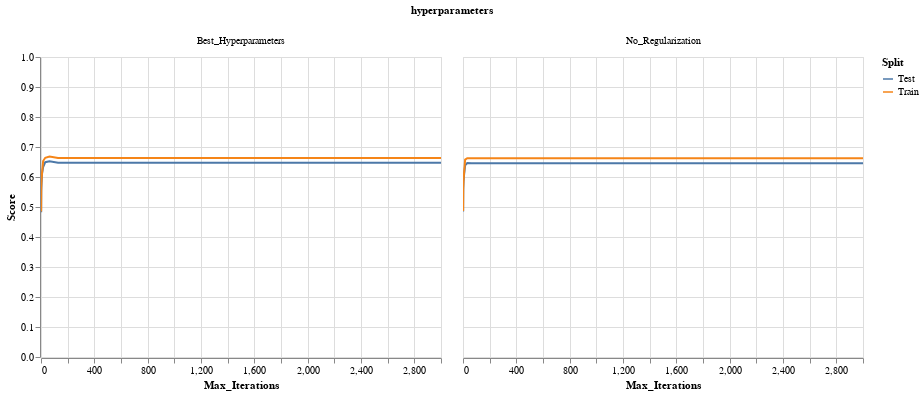

Notebook code cell kept with this figure:
### Markdown cell above
## Plot Overfitting curve

### Code cell
alt.Chart(get_overfitting_curve(df_dict, dataset='abalone', algorithm='ANN')).mark_line().encode(
    x=alt.X('param_MLP__max_iter:Q', axis=alt.Axis(title='Max_Iterations')),
    y=alt.Y('Score:Q', scale=alt.Scale(domain=[0.0, 1.0])),
    color='Split:N',
    column='hyperparameters'
).interactive()

### Figure 1 — Vega-Lite specification as saved in the notebook (floating-point values rounded to 4 significant figures)
{"$schema": "https://vega.github.io/schema/vega-lite/v2.6.0.json", "config": {"background": "white", "view": {"height": 300, "width": 400}}, "data": {"name": "data-5df09c6bb0b59692b4c90705f1c76bc8"}, "datasets": {"data-5df09c6bb0b59692b4c90705f1c76bc8": [{"Score": 0.4822, "Split": "Test", "algorithm": "ANN", "dataset": "abalone", "hyperparameters": "Best_Hyperparameters", "param_MLP__max_iter": 1}, {"Score": 0.5535, "Split": "Test", "algorithm": "ANN", "dataset": "abalone", "hyperparameters": "Best_Hyperparameters", "param_MLP__max_iter": 2}, {"Score": 0.5786, "Split": "Test", "algorithm": "ANN", "dataset": "abalone", "hyperparameters": "Best_Hyperparameters", "param_MLP__max_iter": 4}, {"Score": 0.6113, "Split": "Test", "algorithm": "ANN", "dataset": "abalone", "hyperparameters": "Best_Hyperparameters", "param_MLP__max_iter": 8}, {"Score": 0.6331, "Split": "Test", "algorithm": "ANN", "dataset": "abalone", "hyperparameters": "Best_Hyperparameters", "param_MLP__max_iter": 16}, {"Score": 0.6494, "Split": "Test", "algorithm": "ANN", "dataset": "abalone", "hyperparameters": "Best_Hyperparameters", "param_MLP__max_iter": 32}, {"Score": 0.6526, "Split": "Test", "algorithm": "ANN", "dataset": "abalone", "hyperparameters": "Best_Hyperparameters", "param_MLP__max_iter": 64}, {"Score": 0.6474, "Split": "Test", "algorithm": "ANN", "dataset": "abalone", "hyperparameters": "Best_Hyperparameters", "param_MLP__max_iter": 128}, {"Score": 0.6474, "Split": "Test", "algorithm": "ANN", "dataset": "abalone", "hyperparameters": "Best_Hyperparameters", "param_MLP__max_iter": 256}, {"Score": 0.6474, "Split": "Test", "algorithm": "ANN", "dataset": "abalone", "hyperparameters": "Best_Hyperparameters", "param_MLP__max_iter": 512}, {"Score": 0.6474, "Split": "Test", "algorithm": "ANN", "dataset": "abalone", "hyperparameters": "Best_Hyperparameters", "param_MLP__max_iter": 1024}, {"Score": 0.6474, "Split": "Test", "algorithm": "ANN", "dataset": "abalone", "hyperparameters": "Best_Hyperparameters", "param_MLP__max_iter": 2048}, {"Score": 0.6474, "Split": "Test", "algorithm": "ANN", "dataset": "abalone", "hyperparameters": "Best_Hyperparameters", "param_MLP__max_iter": 2100}, {"Score": 0.6474, "Split": "Test", "algorithm": "ANN", "dataset": "abalone", "hyperparameters": "Best_Hyperparameters", "param_MLP__max_iter": 2200}, {"Score": 0.6474, "Split": "Test", "algorithm": "ANN", "dataset": "abalone", "hyperparameters": "Best_Hyperparameters", "param_MLP__max_iter": 2300}, {"Score": 0.6474, "Split": "Test", "algorithm": "ANN", "dataset": "abalone", "hyperparameters": "Best_Hyperparameters", "param_MLP__max_iter": 2400}, {"Score": 0.6474, "Split": "Test", "algorithm": "ANN", "dataset": "abalone", "hyperparameters": "Best_Hyperparameters", "param_MLP__max_iter": 2500}, {"Score": 0.6474, "Split": "Test", "algorithm": "ANN", "dataset": "abalone", "hyperparameters": "Best_Hyperparameters", "param_MLP__max_iter": 2600}, {"Score": 0.6474, "Split": "Test", "algorithm": "ANN", "dataset": "abalone", "hyperparameters": "Best_Hyperparameters", "param_MLP__max_iter": 2700}, {"Score": 0.6474, "Split": "Test", "algorithm": "ANN", "dataset": "abalone", "hyperparameters": "Best_Hyperparameters", "param_MLP__max_iter": 2800}, {"Score": 0.6474, "Split": "Test", "algorithm": "ANN", "dataset": "abalone", "hyperparameters": "Best_Hyperparameters", "param_MLP__max_iter": 2900}, {"Score": 0.6474, "Split": "Test", "algorithm": "ANN", "dataset": "abalone", "hyperparameters": "Best_Hyperparameters", "param_MLP__max_iter": 3000}, {"Score": 0.4847, "Split": "Train", "algorithm": "ANN", "dataset": "abalone", "hyperparameters": "Best_Hyperparameters", "param_MLP__max_iter": 1}, {"Score": 0.5655, "Split": "Train", "algorithm": "ANN", "dataset": "abalone", "hyperparameters": "Best_Hyperparameters", "param_MLP__max_iter": 2}, {"Score": 0.589, "Split": "Train", "algorithm": "ANN", "dataset": "abalone", "hyperparameters": "Best_Hyperparameters", "param_MLP__max_iter": 4}, {"Score": 0.6143, "Split": "Train", "algorithm": "ANN", "dataset": "abalone", "hyperparameters": "Best_Hyperparameters", "param_MLP__max_iter": 8}, {"Score": 0.6532, "Split": "Train", "algorithm": "ANN", "dataset": "abalone", "hyperparameters": "Best_Hyperparameters", "param_MLP__max_iter": 16}, {"Score": 0.664, "Split": "Train", "algorithm": "ANN", "dataset": "abalone", "hyperparameters": "Best_Hyperparameters", "param_MLP__max_iter": 32}, {"Score": 0.6681, "Split": "Train", "algorithm": "ANN", "dataset": "abalone", "hyperparameters": "Best_Hyperparameters", "param_MLP__max_iter": 64}, {"Score": 0.6636, "Split": "Train", "algorithm": "ANN", "dataset": "abalone", "hyperparameters": "Best_Hyperparameters", "param_MLP__max_iter": 128}, {"Score": 0.6636, "Split": "Train", "algorithm": "ANN", "dataset": "abalone", "hyperparameters": "Best_Hyperparameters", "param_MLP__max_iter": 256}, {"Score": 0.6636, "Split": "Train", "algorithm": "ANN", "dataset": "abalone", "hyperparameters": "Best_Hyperparameters", "param_MLP__max_iter": 512}, {"Score": 0.6636, "Split": "Train", "algorithm": "ANN", "dataset": "abalone", "hyperparameters": "Best_Hyperparameters", "param_MLP__max_iter": 1024}, {"Score": 0.6636, "Split": "Train", "algorithm": "ANN", "dataset": "abalone", "hyperparameters": "Best_Hyperparameters", "param_MLP__max_iter": 2048}, {"Score": 0.6636, "Split": "Train", "algorithm": "ANN", "dataset": "abalone", "hyperparameters": "Best_Hyperparameters", "param_MLP__max_iter": 2100}, {"Score": 0.6636, "Split": "Train", "algorithm": "ANN", "dataset": "abalone", "hyperparameters": "Best_Hyperparameters", "param_MLP__max_iter": 2200}, {"Score": 0.6636, "Split": "Train", "algorithm": "ANN", "dataset": "abalone", "hyperparameters": "Best_Hyperparameters", "param_MLP__max_iter": 2300}, {"Score": 0.6636, "Split": "Train", "algorithm": "ANN", "dataset": "abalone", "hyperparameters": "Best_Hyperparameters", "param_MLP__max_iter": 2400}, {"Score": 0.6636, "Split": "Train", "algorithm": "ANN", "dataset": "abalone", "hyperparameters": "Best_Hyperparameters", "param_MLP__max_iter": 2500}, {"Score": 0.6636, "Split": "Train", "algorithm": "ANN", "dataset": "abalone", "hyperparameters": "Best_Hyperparameters", "param_MLP__max_iter": 2600}, {"Score": 0.6636, "Split": "Train", "algorithm": "ANN", "dataset": "abalone", "hyperparameters": "Best_Hyperparameters", "param_MLP__max_iter": 2700}, {"Score": 0.6636, "Split": "Train", "algorithm": "ANN", "dataset": "abalone", "hyperparameters": "Best_Hyperparameters", "param_MLP__max_iter": 2800}, {"Score": 0.6636, "Split": "Train", "algorithm": "ANN", "dataset": "abalone", "hyperparameters": "Best_Hyperparameters", "param_MLP__max_iter": 2900}, {"Score": 0.6636, "Split": "Train", "algorithm": "ANN", "dataset": "abalone", "hyperparameters": "Best_Hyperparameters", "param_MLP__max_iter": 3000}, {"Score": 0.4853, "Split": "Test", "algorithm": "ANN", "dataset": "abalone", "hyperparameters": "No_Regularization", "param_MLP__max_iter": 1}, {"Score": 0.5585, "Split": "Test", "algorithm": "ANN", "dataset": "abalone", "hyperparameters": "No_Regularization", "param_MLP__max_iter": 2}, {"Score": 0.5836, "Split": "Test", "algorithm": "ANN", "dataset": "abalone", "hyperparameters": "No_Regularization", "param_MLP__max_iter": 4}, {"Score": 0.6073, "Split": "Test", "algorithm": "ANN", "dataset": "abalone", "hyperparameters": "No_Regularization", "param_MLP__max_iter": 8}, {"Score": 0.6385, "Split": "Test", "algorithm": "ANN", "dataset": "abalone", "hyperparameters": "No_Regularization", "param_MLP__max_iter": 16}, {"Score": 0.6464, "Split": "Test", "algorithm": "ANN", "dataset": "abalone", "hyperparameters": "No_Regularization", "param_MLP__max_iter": 32}, {"Score": 0.6459, "Split": "Test", "algorithm": "ANN", "dataset": "abalone", "hyperparameters": "No_Regularization", "param_MLP__max_iter": 64}, {"Score": 0.6459, "Split": "Test", "algorithm": "ANN", "dataset": "abalone", "hyperparameters": "No_Regularization", "param_MLP__max_iter": 128}, {"Score": 0.6459, "Split": "Test", "algorithm": "ANN", "dataset": "abalone", "hyperparameters": "No_Regularization", "param_MLP__max_iter": 256}, {"Score": 0.6459, "Split": "Test", "algorithm": "ANN", "dataset": "abalone", "hyperparameters": "No_Regularization", "param_MLP__max_iter": 512}, {"Score": 0.6459, "Split": "Test", "algorithm": "ANN", "dataset": "abalone", "hyperparameters": "No_Regularization", "param_MLP__max_iter": 1024}, {"Score": 0.6459, "Split": "Test", "algorithm": "ANN", "dataset": "abalone", "hyperparameters": "No_Regularization", "param_MLP__max_iter": 2048}, {"Score": 0.6459, "Split": "Test", "algorithm": "ANN", "dataset": "abalone", "hyperparameters": "No_Regularization", "param_MLP__max_iter": 2100}, {"Score": 0.6459, "Split": "Test", "algorithm": "ANN", "dataset": "abalone", "hyperparameters": "No_Regularization", "param_MLP__max_iter": 2200}, {"Score": 0.6459, "Split": "Test", "algorithm": "ANN", "dataset": "abalone", "hyperparameters": "No_Regularization", "param_MLP__max_iter": 2300}, {"Score": 0.6459, "Split": "Test", "algorithm": "ANN", "dataset": "abalone", "hyperparameters": "No_Regularization", "param_MLP__max_iter": 2400}, {"Score": 0.6459, "Split": "Test", "algorithm": "ANN", "dataset": "abalone", "hyperparameters": "No_Regularization", "param_MLP__max_iter": 2500}, {"Score": 0.6459, "Split": "Test", "algorithm": "ANN", "dataset": "abalone", "hyperparameters": "No_Regularization", "param_MLP__max_iter": 2600}, {"Score": 0.6459, "Split": "Test", "algorithm": "ANN", "dataset": "abalone", "hyperparameters": "No_Regularization", "param_MLP__max_iter": 2700}, {"Score": 0.6459, "Split": "Test", "algorithm": "ANN", "dataset": "abalone", "hyperparameters": "No_Regularization", "param_MLP__max_iter": 2800}, {"Score": 0.6459, "Split": "Test", "algorithm": "ANN", "dataset": "abalone", "hyperparameters": "No_Regularization", "param_MLP__max_iter": 2900}, {"Score": 0.6459, "Split": "Test", "algorithm": "ANN", "dataset": "abalone", "hyperparameters": "No_Regularization", "param_MLP__max_iter": 3000}, {"Score": 0.4866, "Split": "Train", "algorithm": "ANN", "dataset": "abalone", "hyperparameters": "No_Regularization", "param_MLP__max_iter": 1}, {"Score": 0.5645, "Split": "Train", "algorithm": "ANN", "dataset": "abalone", "hyperparameters": "No_Regularization", "param_MLP__max_iter": 2}, {"Score": 0.5876, "Split": "Train", "algorithm": "ANN", "dataset": "abalone", "hyperparameters": "No_Regularization", "param_MLP__max_iter": 4}, {"Score": 0.6134, "Split": "Train", "algorithm": "ANN", "dataset": "abalone", "hyperparameters": "No_Regularization", "param_MLP__max_iter": 8}, {"Score": 0.6579, "Split": "Train", "algorithm": "ANN", "dataset": "abalone", "hyperparameters": "No_Regularization", "param_MLP__max_iter": 16}, {"Score": 0.6628, "Split": "Train", "algorithm": "ANN", "dataset": "abalone", "hyperparameters": "No_Regularization", "param_MLP__max_iter": 32}, {"Score": 0.6629, "Split": "Train", "algorithm": "ANN", "dataset": "abalone", "hyperparameters": "No_Regularization", "param_MLP__max_iter": 64}, {"Score": 0.6629, "Split": "Train", "algorithm": "ANN", "dataset": "abalone", "hyperparameters": "No_Regularization", "param_MLP__max_iter": 128}, {"Score": 0.6629, "Split": "Train", "algorithm": "ANN", "dataset": "abalone", "hyperparameters": "No_Regularization", "param_MLP__max_iter": 256}, {"Score": 0.6629, "Split": "Train", "algorithm": "ANN", "dataset": "abalone", "hyperparameters": "No_Regularization", "param_MLP__max_iter": 512}, {"Score": 0.6629, "Split": "Train", "algorithm": "ANN", "dataset": "abalone", "hyperparameters": "No_Regularization", "param_MLP__max_iter": 1024}, {"Score": 0.6629, "Split": "Train", "algorithm": "ANN", "dataset": "abalone", "hyperparameters": "No_Regularization", "param_MLP__max_iter": 2048}, {"Score": 0.6629, "Split": "Train", "algorithm": "ANN", "dataset": "abalone", "hyperparameters": "No_Regularization", "param_MLP__max_iter": 2100}, {"Score": 0.6629, "Split": "Train", "algorithm": "ANN", "dataset": "abalone", "hyperparameters": "No_Regularization", "param_MLP__max_iter": 2200}, {"Score": 0.6629, "Split": "Train", "algorithm": "ANN", "dataset": "abalone", "hyperparameters": "No_Regularization", "param_MLP__max_iter": 2300}, {"Score": 0.6629, "Split": "Train", "algorithm": "ANN", "dataset": "abalone", "hyperparameters": "No_Regularization", "param_MLP__max_iter": 2400}, {"Score": 0.6629, "Split": "Train", "algorithm": "ANN", "dataset": "abalone", "hyperparameters": "No_Regularization", "param_MLP__max_iter": 2500}, {"Score": 0.6629, "Split": "Train", "algorithm": "ANN", "dataset": "abalone", "hyperparameters": "No_Regularization", "param_MLP__max_iter": 2600}, {"Score": 0.6629, "Split": "Train", "algorithm": "ANN", "dataset": "abalone", "hyperparameters": "No_Regularization", "param_MLP__max_iter": 2700}, {"Score": 0.6629, "Split": "Train", "algorithm": "ANN", "dataset": "abalone", "hyperparameters": "No_Regularization", "param_MLP__max_iter": 2800}, {"Score": 0.6629, "Split": "Train", "algorithm": "ANN", "dataset": "abalone", "hyperparameters": "No_Regularization", "param_MLP__max_iter": 2900}, {"Score": 0.6629, "Split": "Train", "algorithm": "ANN", "dataset": "abalone", "hyperparameters": "No_Regularization", "param_MLP__max_iter": 3000}]}, "encoding": {"color": {"field": "Split", "type": "nominal"}, "column": {"field": "hyperparameters", "type": "nominal"}, "x": {"axis": {"title": "Max_Iterations"}, "field": "param_MLP__max_iter", "type": "quantitative"}, "y": {"field": "Score", "scale": {"domain": [0, 1]}, "type": "quantitative"}}, "mark": "line", "selection": {"selector004": {"bind": "scales", "encodings": ["x", "y"], "mark": {"fill": "#333", "fillOpacity": 0.125, "stroke": "white"}, "on": "[mousedown, window:mouseup] > window:mousemove!", "resolve": "global", "translate": "[mousedown, window:mouseup] > window:mousemove!", "type": "interval", "zoom": "wheel!"}}}
